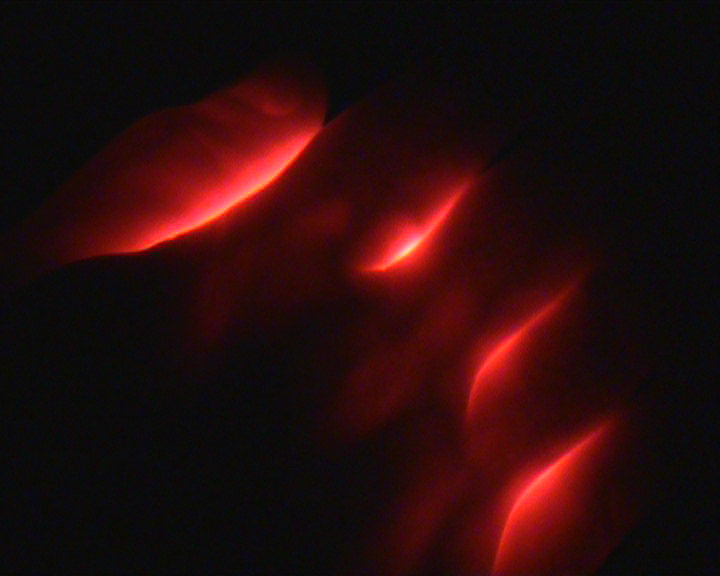
%> input picture MSc_CompSc/3rd_sem/DRDO Project/Help/7/P10001.bmp, 720 x 576 px, given in place of reg_liss3_HP.jpg, which was not available
$ octave Unaided_Image_Registration3.m   (GNU Octave 9; MATLAB toolbox functions it lacks are replaced by stand-ins)
%> lines starting %> are read from the running program, lines starting %| are printed output that depends on the picture; pictures that were not available may be replaced by others from this repository, and a replacement may not be noted
### MSc_CompSc/3rd_sem/DRDO Project/Help/7/rescale2.m
%*************************************************************************%
%******************      Author: Vlachos Marios         ******************%
%******************   Designed by: Vlachos Marios       ******************%
%****************** Electrical and Computer Engineer    ******************%
%******************          PhD Student                ******************%
%******************   University of Patras, Greece      ******************%
%******************          8 November 2005            ******************%
%*************** email: mvlachos@george.wcl2.ee.upatras.gr ***************%
%*************************************************************************%

function [err]=rescale2(scale,I,I_transform);

[M N]=size(I);

% Apply transformation with various scale parameters until the correlation
% between the base and the aligned image is acceptable
%**************************************************************************
u=scale(1);
dx=scale(2);
dy=scale(3);

Trotation=[cos(u) sin(u) 0; -sin(u) cos(u) 0; 0 0 1;];
Ttranslation=[1 0 0; 0 1 0; dx dy 1;];
T=Trotation*Ttranslation;

Tform=maketform('affine',T);
I_aligned=imtransform(I_transform,Tform,'Xdata',[1 N],'Ydata',[1 M]);
%**************************************************************************

% Find the correlation between the base and the aligned images
%**************************************************************************
err=-abs(corr2(I_aligned,I));
%**************************************************************************

end

### MSc_CompSc/3rd_sem/DRDO Project/Help/7/Unaided_Image_Registration3.m
%*************************************************************************%
%******************      Author: Vlachos Marios         ******************%
%******************   Designed by: Vlachos Marios       ******************%
%****************** Electrical and Computer Engineer    ******************%
%******************          PhD Student                ******************%
%******************   University of Patras, Greece      ******************%
%******************          8 November 2005            ******************%
%*************** email: mvlachos@george.wcl2.ee.upatras.gr ***************%
%*************************************************************************%

clear all;
close all;
clc;
% Start time
tic;

% Read base image and find its size
%**************************************************************************
I=imread('c:\\images\\reg_liss3_HP.jpg');
%> I is the input picture: size 576x720x3 uint8; mean R, G, B 38.9, 11.8, 12.1
%I=imread('I:\\Program\\Programs\\MSc_CompSc\\3rd sem\\DRDO Project\\Help\\7\\P10001.bmp');
I=I(:,:,1);
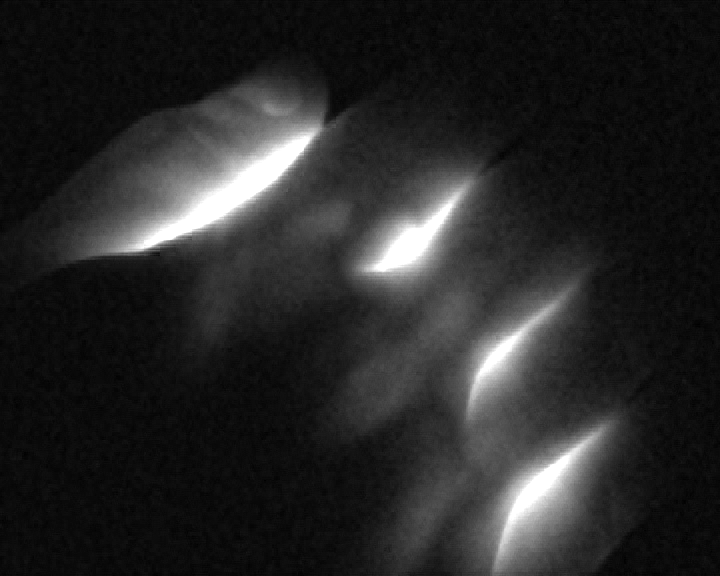
%> I: size 576x720 uint8; min 0, max 255, mean 38.9

[M N]=size(I);
%> M = 576; N = 720
%**************************************************************************

% Read transform image
%**************************************************************************
I_transform=imread('c:\\images\\unreg_liss3_HP.jpg');
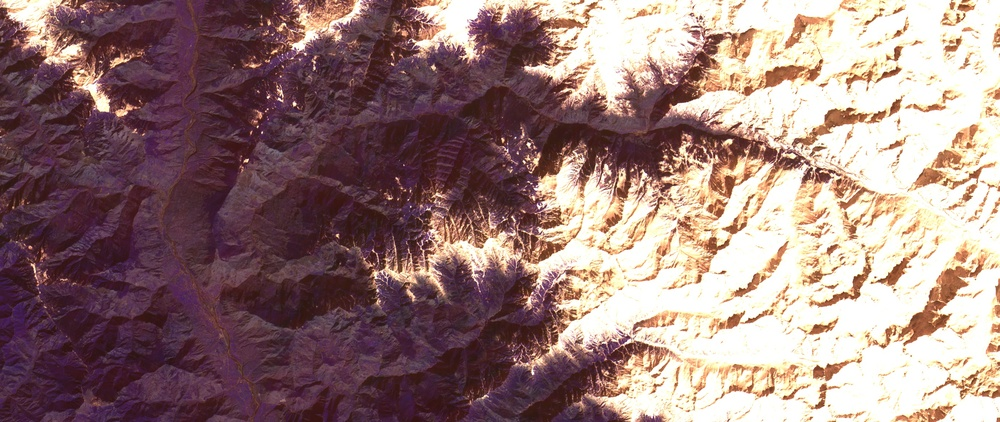
%> input picture MSc_CompSc/3rd_sem/DRDO Project/papers/PAPERS/PICTURES/unreg_liss3_HP.jpg, 1000 x 422 px, shrunk from 2771 x 1168 before the run
%> I_transform is the input picture: size 422x1000x3 uint8; mean R, G, B 150.6, 123.5, 121
%I_transform=imread('I:\\Program\\Programs\\MSc_CompSc\\3rd sem\\DRDO Project\\Help\\7\\P10200.bmp');
I_transform=I_transform(:,:,1);
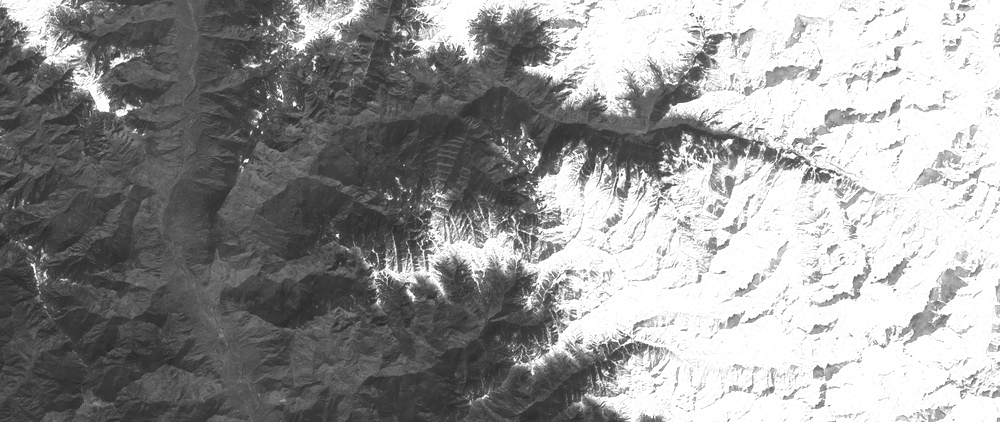
%> I_transform: size 422x1000 uint8; min 40, max 255, mean 150.6
%**************************************************************************

% Initial conditions (scale parameters)
%**************************************************************************
initial_scale=[pi/12 1 1];
%**************************************************************************

% Find the scale parameters that minimizes the function rescale and display
% the min value of the function
%**************************************************************************
[scale,Fval]=fminsearch('rescale2',initial_scale,[],I,I_transform);
%> scale = [0.395 1.53 1.13]; Fval = -0.295
disp(Fval);
%| -0.2952
%**************************************************************************

% Scale parameters
%**************************************************************************
u=scale(1);
%> u = 0.395
dx=scale(2);
%> dx = 1.53
dy=scale(3);
%> dy = 1.13
%**************************************************************************

% Construct T matrix for rotation and translation by multiplying the two
% above matrixs
%**************************************************************************
Trotation=[cos(u) sin(u) 0; -sin(u) cos(u) 0; 0 0 1;];
%> Trotation = [0.923 0.384 0; -0.384 0.923 0; 0 0 1]
Ttranslation=[1 0 0; 0 1 0; dx dy 1;];
%> Ttranslation = [1 0 0; 0 1 0; 1.53 1.13 1]
T=Trotation*Ttranslation;
%> T = [0.923 0.384 0; -0.384 0.923 0; 1.53 1.13 1]
%**************************************************************************

% Align the transform image
%**************************************************************************
Tform=maketform('affine',T);
%> Tform = {ndims_in 2, ndims_out 2}
I_aligned=imtransform(I_transform,Tform,'Xdata',[1 N],'Ydata',[1 M]);
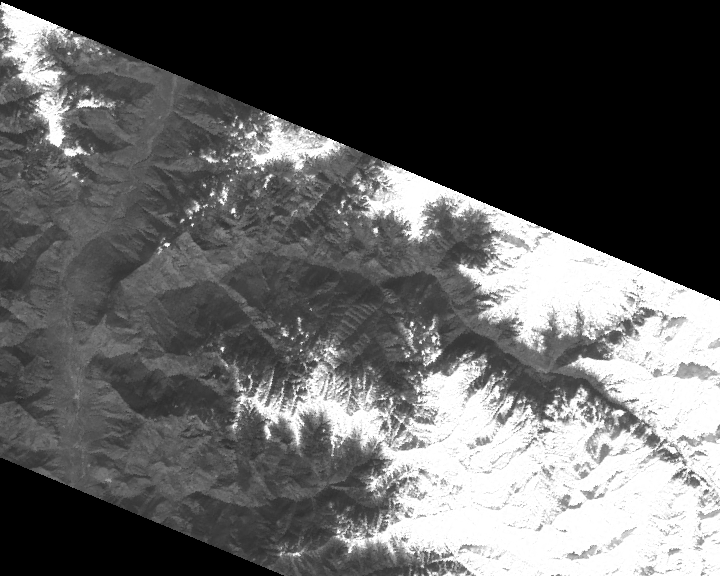
%> I_aligned: size 576x720 uint8; min 0, max 255, mean 96.3
%**************************************************************************

% t1 is the time of all process
t1=toc;

% View images on the same figure
%**************************************************************************
subplot(1,3,1); imshow(I);
title('Original Image');
subplot(1,3,2); imshow(I_transform);
title('Transformed Image');
subplot(1,3,3); imshow(I_aligned);
title('Aligned Image');
%**************************************************************************

% View three different figures
%**************************************************************************
figure, imshow(I); title('Original Image');
figure, imshow(I_transform); title('Transformed Image');
figure, imshow(I_aligned); title('Aligned Image');
%**************************************************************************
